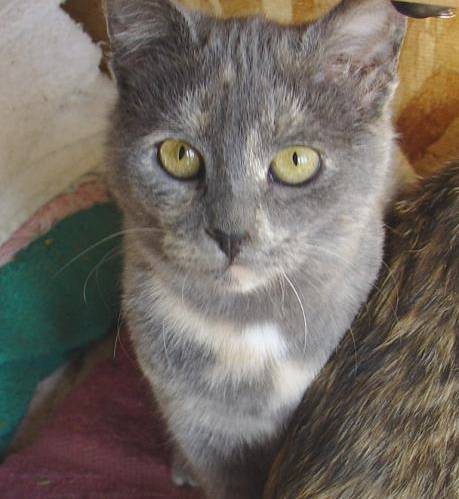
#> input picture data/cat161.jpg, 459 x 499 px, given in place of cat1.jpg, which was not available
$ jupyter execute --allow-errors code1_python.ipynb   (shell and % lines are left out)   (text cells are left out)
#> lines starting #> are read from the running program, lines starting #| are printed output that depends on the picture; pictures that were not available may be replaced by others from this repository, and a replacement may not be noted
[cell 1]
# assignment
x = [1,2,3]
y = x   # "y should now refer to whatever value x refers to"

[cell 2]
# variables and id()
a = 3
b = a
print(id(a), id(b))

a +=2
a, b, id(a), id(b)

[cell 3]
a = [1,2,3]
b = a
print(id(a), id(b))

a +=[4,5,6]
a, b, id(a), id(b)

[cell 4]
# parameter passing
def test1(a):   # call by value
    a = 2
    print(id(a))

a = 1
print("original:", id(a))
test1(a)
a, id(a)

[cell 5]
def test2(a):   # call by ref
    a.append("World.")
    print(id(a))

a = ["Hello"]
print("original:", id(a))
test2(a)
a, id(a)

[cell 6]
w = [1, 2, 3,
    4, 5, 6]
w

[cell 7]
x = 1 + 2 + 3 \
    + 4
x

[cell 8]
a = 100
b = 0b100
a, b, int(b), bin(a)

[cell 9]
type(a), type(b), type(bin(a)), hex(3*a)

[cell 10]
3 is 4, 9 is not 10, a is 100

[cell 11]
x = [1,2,3]
x.append(10)

[cell 12]
x

[cell 13]
y = [1,2,3,10]
y

[cell 14]
x is y, x == y, id(x), id(y)

[cell 15]
3 > 4, 13/2, 13%2, 13//2   # division, remainder, integer division

[cell 16]
True + True, True * True, True + 3  # True = 1, False = 0

[cell 17]
x, y = 1e6, 1e-3
x, y, type(x)

[cell 18]
# complex numbers
c = 1.5 + 0.7j
c.real, c.imag

[cell 19]
# input, print
x = input()

#> (a cell that did not finish here is left out)

[cell 21]
for word in ('cool', 'powerful', 'readable'):
    print ('Python is', word)
    print ('Python is {}.'.format(word))
    print ('Python is %s..' %word)    # %d, %f, %o, %x

[cell 22]
a = [1,2,3,4]
b = 3
b in a, 5 not in a

[cell 23]
# string
a = "Hello world!"
#> (the rest of this cell did not finish here and is left out)

[cell 24]
# string
s = "heLLo"
s.capitalize(), s.upper(), s.swapcase(), s.isalnum(), s.isalpha(), s.isdigit()

[cell 25]
s1 = "animals: cat, dog, cat, cat, wow!!"
s2 = 'cat'
s1.find(s2), s1.index(s2), s1.rfind(s2)

[cell 26]
"     Too many space.    ".strip()

[cell 27]
"HeLLO".replace("E","e")

[cell 28]
x = "I am home."
y = x.split(' '); y

[cell 29]
":".join(['1','2','3'])

[cell 30]
# list
a = list(range(6))
a[0] = 100    # mutable
a

[cell 31]
a.append(77); a     # in-place execution

[cell 32]
sum(a), max(a), min(a), len(a), any(a), all(a)

#> (a cell that did not finish here is left out)

[cell 34]
a = [1,2,3,4]
b = ['a','b','c','d']
for i in zip(a, b):
    print (i)

[cell 35]
for i, j in zip(a, b):
    print (i, j)

[cell 36]
a.pop()

[cell 37]
a

[cell 38]
[1, 2, 3] + ['a','b','c'] + [[1,2], [3,4]] + [1, 2]

[cell 39]
# tuple
my_tuple = (1, 2, 3, 'hello', [1,2])
my_tuple

[cell 40]
my_tuple[0], my_tuple[-1], my_tuple[2:4]

[cell 41]
(1,2) + (3,4)

#> (a cell that did not finish here is left out)

[cell 43]
# set
s = set([1, 2, 3, 1, 2, 5])
s

[cell 44]
set([1, 2, 3] + [2, 3, 4])

[cell 45]
# dictionary (or dict) : key-value pair
d = {"grade": 3, "age": 21, "name": 'Kim'}
type(d), d

[cell 46]
d['age'], d['name']

[cell 47]
d.items(), d.keys(), d.values()

[cell 48]
d['height'] = 175

[cell 49]
d

[cell 50]
d.pop('height')

[cell 51]
d

[cell 52]
a = [1, 4, 3, 6, 9, 10, 7]
sorted(a, reverse = True)

[cell 53]
a.sort(reverse=True)    # in-place function (returns null)

[cell 54]
a

[cell 55]
a[::-1]

[cell 56]
y = []
for i in reversed(a):
    y.append(i)
y

[cell 57]
# array sorting
import numpy as np
arr = np.array(a)
arr

[cell 58]
arr.sort()  # in-place sorting

[cell 59]
arr[::-1]

[cell 60]
import pandas as pd
df = pd.DataFrame({'order':[2, 1, 3],
                  'name': ['park','kim','lee'],
                  'age': [30, 20, 40]}, index=['a','b','c'])
df

[cell 61]
df.sort_values(by='order', ascending=False)

[cell 62]
df.sort_index(ascending=False)

[cell 63]
mytuple = ("apple", "banana", "cherry")
myit = iter(mytuple)
#> (the rest of this cell did not finish here and is left out)

[cell 64]
# indexing and slicing
a = "Hello world!"
print(a[0], a[1], a[-1], a[-2])   # indexing
print(a[2:9], a[2:9:2])   # start, end(excluding), step(or stride)
a[::]

[cell 65]
# list
a = list(range(5))
print(a, a[0], a[-1]) # indexing
print(a[:3], a[::], a[-1::-1], a[::2])

[cell 66]
b = [[0, 1, 2], [3, 4, 5], [6, 7, 8]]
b[0], b[1:]

[cell 67]
b[0][1], (b[0])[1]

[cell 68]
c = (0, 1, 2, 3,4)   # tuple
c[0], c[-1], c[:3]

[cell 69]
for x in "Banana":    # accessed one-by-one
    print(x)

[cell 70]
for x in b:
    print(x)

[cell 71]
# enumerate
a = [1,2,3,4]
for idx, x in enumerate(a, 20):
    print(idx, x)

[cell 72]
A = list(range(6)); B = ['a','b','c']; C = [(3,4),(7,24)]

[cell 73]
A, B, C

[cell 74]
[3*x for x in A]

[cell 75]
k = []
for x in A:
    k.append(x * 3)
k

[cell 76]
[x for x in A if x < 3]

[cell 77]
[(x, x**2) for x in A if x % 2 ==0]

[cell 78]
[(x,y) for x in A for y in B if x == 3]

[cell 79]
import numpy as np
[np.sqrt((x**2)+(y**2)) for x, y in C]

[cell 80]
x = list(range(2, 10, 2))
for i in x:
    print (i * 10)

[cell 81]
[i * 10 for i in x]

[cell 82]
A = [2, 7, 12]
for x in A:
    if x > 10:    print("{} is greater than 10.".format(x))
    elif x > 3:     print("3 < {} <= 10".format(x))
    else:     print("{} is less than 3.".format(x))

[cell 83]
z = -3
while abs(z) < 20:
    z = z**2 + 1
    print(z)

[cell 84]
a = [1, 2, 0, 4]
for i in a:
    if i == 0:
        continue
    print(1/i)

[cell 85]
a = [1, 2, 0, 4]
for i in a:
    if i == 0:
        break
    print(1/i)

[cell 86]
def my_func1(x):
    return x**2

my_func1(3)

[cell 87]
def my_func2(x, y=5):   # default for y
    return np.sqrt(x**2 + y**2)

my_func2(3), my_func2(3,4)

[cell 88]
# scope
x, y = 11, 22
print ('outside of function:', x, id(x), y, id(y))

def my_func3():
    x = 77
    global y
    y = 88
    print ('inside of function:', x, id(x), y, id(y))

my_func3()
print ('after the function call:', x, id(x), y, id(y))

[cell 89]
import sys
class myClass:
    """This is an example class for Python."""
    def __init__(self):
        self.data = [77, 88]
    i, j = 234, 235
    def func1(self):
        return ("hello, world!")

[cell 90]
x = myClass()
x.data, x.i, x.j, x.func1(), x.__doc__

[cell 91]
help(x)

[cell 92]
import numpy as np
np.random.rand(5)   # 0~1 uniform dist
np.random.randn(5)  # normal dist (m0=0, sigma=1)
np.random.randint(1, 7, 10)  # integer random

[cell 93]
mean, sigma = 5, 2.1
np.random.randn(5) * sigma + mean

[cell 94]
print(np.random.uniform(1, 5, 5))  # uniform dist
np.random.normal(5, 1, 5)  # normal dist

[cell 95]
np.random.choice([3, 5, 7, 9, 11], size=(2,3))

[cell 96]
np.linspace(1, 5, 10)  # 10 points in [1, 5]

[cell 97]
# style 1 : c-like
N = 10000
x, y = np.random.rand(N), np.random.rand(N)

n = 0
for i in range(N):
    if x[i]**2 + y[i]**2 < 1:
        n += 1
    else:
        continue
pi = n / N * 4
print(pi)

[cell 98]
# style 2 : python-style (using numpy array)
N = 1000
x, y = np.random.rand(N), np.random.rand(N)

pi = (x**2 + y**2 < 1).sum() / N * 4
print(pi)

[cell 99]
# figure
import matplotlib.pyplot as plt

plt.figure(figsize=(4,4))
plt.scatter(x, y, s=1)

a = np.linspace(0, 1, 100)
b = (1 - a**2)**0.5
plt.plot(a, b, c='r')
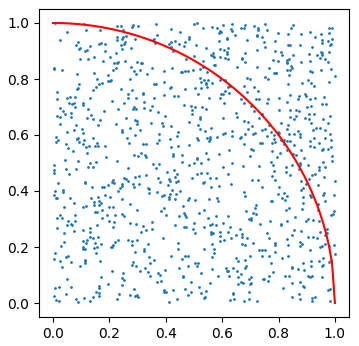
#> figure drawn by matplotlib, 1 panel; curve peaks at x = 0, y = 1

[cell 100]
# exercise
a = [1,2,3]  # list
b = [3,4,5]
a + b, a*2

[cell 101]
arr_a = np.array(a)
arr_b = np.array(b)
arr_a, arr_b

[cell 102]
arr_a + arr_b, arr_a * 2   # element-wise computation (vector computation.)

[cell 103]
N = 5
x, y = np.random.rand(N), np.random.rand(N)
x, y

[cell 104]
x**2 + y**2

[cell 105]
x**2 + y**2 < 1

[cell 106]
(x**2 + y**2 < 1).sum()

[cell 107]
x = np.arange(0, 3*np.pi, 0.1)
y1, y2 = np.sin(x), np.cos(x)

plt.subplot(2, 1, 1)
plt.plot(x, y1)
plt.title('sine curve')

plt.subplot(2, 1, 2)
plt.plot(x, y2, c='r')
plt.title('cosine curve')
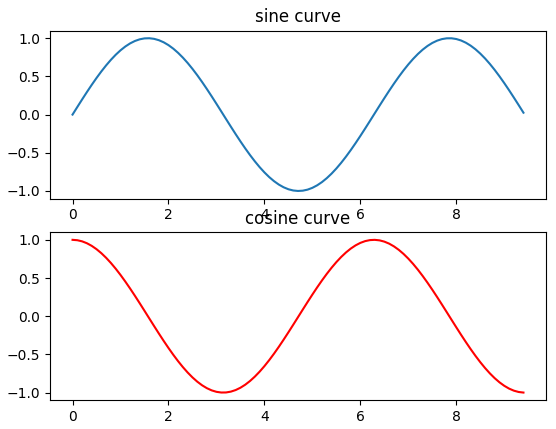
#> figure drawn by matplotlib, 2 panels; panel 1: curve peaks at x = 1.6, y = 1; panel 2: curve peaks at x = 0, y = 1

[cell 108]
import matplotlib.image as mpimg

img = mpimg.imread('cat1.jpg')
#> img is the input picture: shape (499, 459, 3); mean R, G, B 113.6, 105.2, 96.9
img_tinted = img * [0.9, 0.9, 0.7]
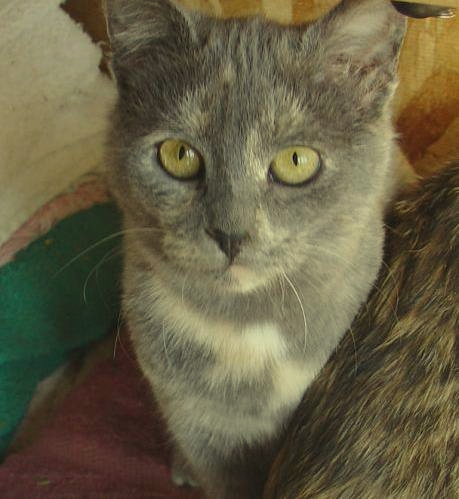
#> img_tinted: shape (499, 459, 3) float64; mean R, G, B 102.3, 94.7, 67.8

plt.subplot(1, 2, 1)
plt.imshow(img)

plt.subplot(1, 2, 2)
plt.imshow(np.uint(img_tinted))
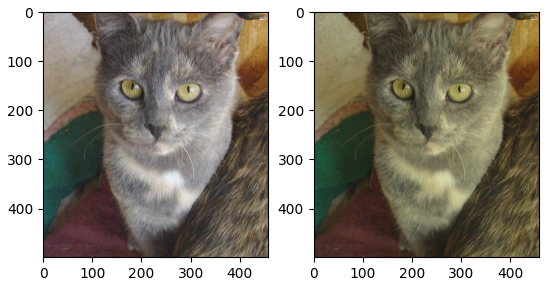
#> figure drawn by matplotlib, 2 panels
